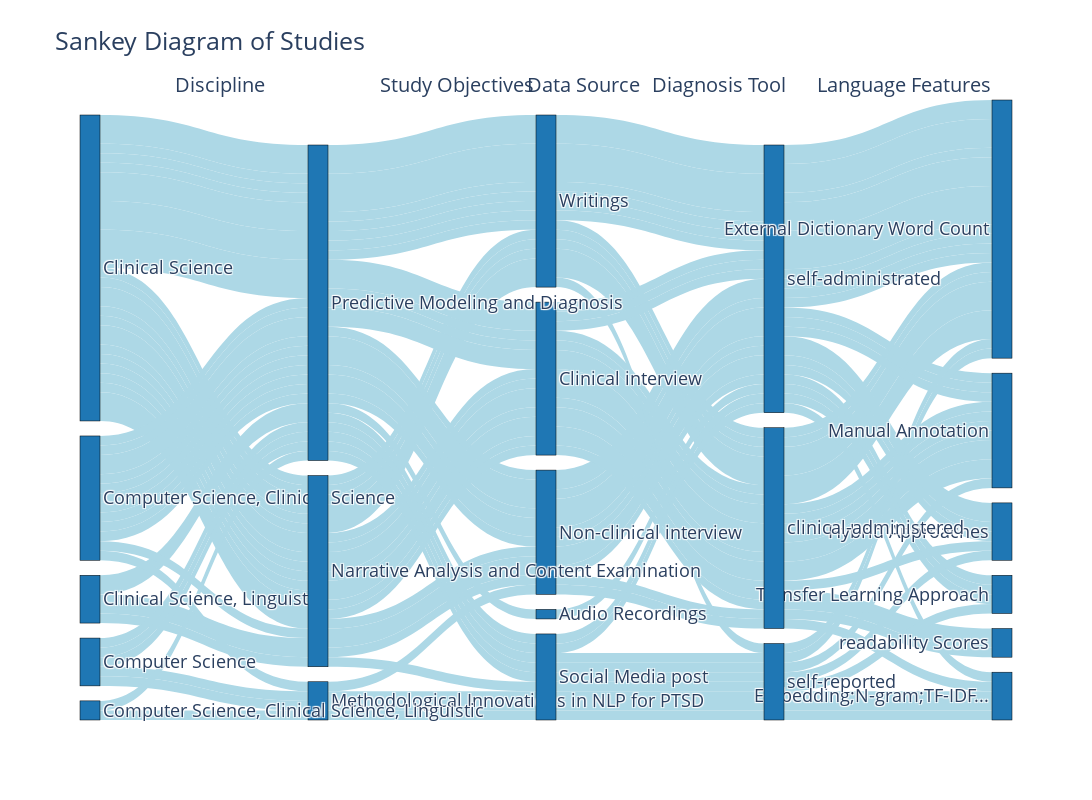

The cell this chart's notebook holds for it:
### Markdown cell above
## Figure 3. Sankey Diagram.

### Code cell
# Extract relevant columns for the Sankey diagram
col_to_include = ['discipline_clean',
                   'study_objectives_cat',
                     'data_source_cat', 
                     'type of diagnosis tool used',
                     "Method to extract language features",
                     #"statistical_framework_clean"
                     ]


renaming_dict = {
    'discipline_clean': 'Discipline',
    'study_objectives_cat': 'Study Objectives',
    'data_source_cat': 'Data Source',
    'type of diagnosis tool used': 'Diagnosis Tool',
    'Method to extract language features': 'Language Features',
    'statistical_framework_clean': 'Statistical Framework'
}

sankey_data = row_data[col_to_include].dropna()
sankey_data = sankey_data.rename(columns=renaming_dict)



def get_sankey_counts(sankey_data):
    # Aggregating data to get counts for each path
    sankey_counts = sankey_data.groupby(list(sankey_data.columns)).size().reset_index(name='Count')
    return sankey_counts

def prepare_sankey_labels(sankey_counts):
    # Preparing data for the Sankey diagram
    labels = list(set(sankey_counts.values.flatten()))
    labels_dict = {label: idx for idx, label in enumerate(labels)}
    return labels, labels_dict

def create_sankey_sources_targets(sankey_counts, labels_dict):
    # Create source and target lists
    sources, targets, counts = [], [], []
    for i in range(len(sankey_counts.columns) - 2):
        sources += sankey_counts[sankey_counts.columns[i]].map(labels_dict).tolist()
        targets += sankey_counts[sankey_counts.columns[i + 1]].map(labels_dict).tolist()
        counts += sankey_counts['Count'].tolist()
    return sources, targets, counts

def create_sankey_figure(sources, targets, counts, labels, feature_names):
    # Create Sankey diagram
    fig = go.Figure(data=[go.Sankey(
    node=dict(
        pad=15,
        thickness=20,
        line=dict(color="black", width=0.5),
        label=labels,
        color=custom_blue
    ),
    link=dict(
        source=sources,
        target=targets,
        value=counts,
        color="lightblue"
    ))])

    annotations = []
    for i, feature in enumerate(feature_names):
        annotations.append(dict(
            x=0.1  +0.22 *i, y=1.05,
            xref='paper', yref='paper',
            text=feature,
            showarrow=False,
            font=dict(size=20)
        ))

    fig.update_layout(
        title_text="Sankey Diagram of Studies",
        font_size=18,
        annotations=annotations,
        width = 1300,
        height = 800
    )
    
    fig.show()
# Create Sankey diagram


sankey_counts = get_sankey_counts(sankey_data)
labels, labels_dict = prepare_sankey_labels(sankey_counts)
sources, targets, counts = create_sankey_sources_targets(sankey_counts, labels_dict)
create_sankey_figure(sources, targets, counts, labels, feature_names = list(sankey_data.columns))

### Figure 1 — Plotly figure (JSON) as saved in the notebook; plotly's stock layout.template omitted (floating-point values rounded to 4 significant figures; data arrays with more than 128 entries replaced by an {"elided": "..."} marker saying what was removed)
{"data": [{"link": {"color": "lightblue", "source": {"elided": "164 int values"}, "target": {"elided": "164 int values"}, "value": {"elided": "164 int values"}}, "node": {"color": "#1f77b4", "label": [1, 2, 3, "Hybrid Approaches", 4, "Transfer Learning Approach", "Non-clinical interview", "Clinical interview", "Methodological Innovations in NLP for PTSD", "readability Scores", "Computer Science, Clinical Science, Linguistic", "Audio Recordings", "Embedding;N-gram;TF-IDF...", "Computer Science, Clinical Science", "self-administrated", "Clinical Science", "Predictive Modeling and Diagnosis", "Computer Science", "Writings", "Clinical Science, Linguistic", "clinical-administered", "Narrative Analysis and Content Examination", "External Dictionary Word Count", "Social Media post", "self-reported", "Manual Annotation"], "line": {"color": "black", "width": 0.5}, "pad": 15, "thickness": 20}, "type": "sankey"}], "layout": {"annotations": [{"font": {"size": 20}, "showarrow": false, "text": "Discipline", "x": 0.1, "xref": "paper", "y": 1.05, "yref": "paper"}, {"font": {"size": 20}, "showarrow": false, "text": "Study Objectives", "x": 0.32, "xref": "paper", "y": 1.05, "yref": "paper"}, {"font": {"size": 20}, "showarrow": false, "text": "Data Source", "x": 0.54, "xref": "paper", "y": 1.05, "yref": "paper"}, {"font": {"size": 20}, "showarrow": false, "text": "Diagnosis Tool", "x": 0.76, "xref": "paper", "y": 1.05, "yref": "paper"}, {"font": {"size": 20}, "showarrow": false, "text": "Language Features", "x": 0.98, "xref": "paper", "y": 1.05, "yref": "paper"}], "font": {"size": 18}, "height": 800, "title": {"text": "Sankey Diagram of Studies"}, "width": 1300}}
